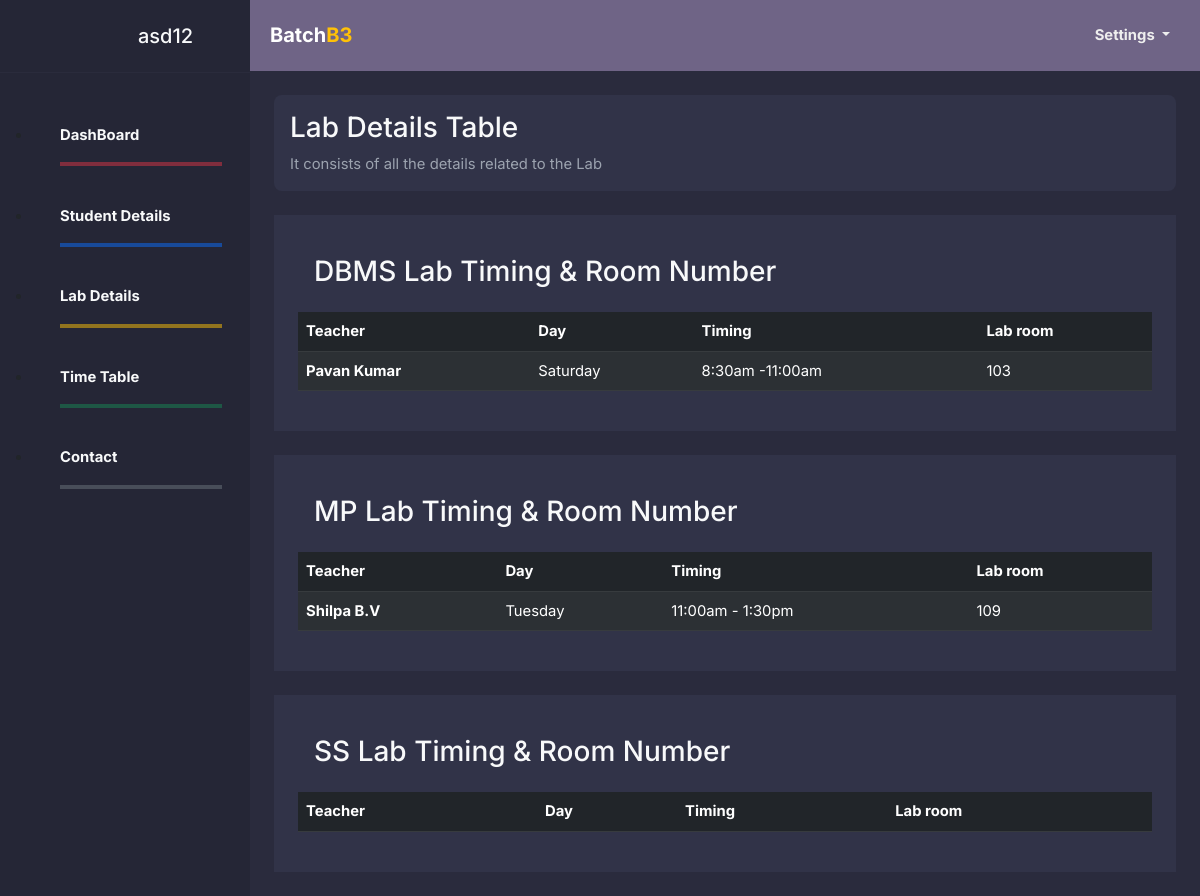
The page /batch/batch3lab.php (signed in) on the database its author committed.
### tables this page shows
CREATE TABLE `lab` (
  `sno` int(11) NOT NULL,
  `batch` int(11) NOT NULL,
  `lab` varchar(30) NOT NULL,
  `teacher` varchar(50) NOT NULL,
  `date` varchar(50) NOT NULL,
  `timing` varchar(30) NOT NULL,
  `labroom` int(11) NOT NULL
);

### batch/batch3lab.php (the view, shortened to what this page needs)
<?php
include "configstud.php";
?>
<!DOCTYPE html>
<html lang="en">
<head>
<link href="https://cdn.jsdelivr.net/npm/bootstrap@5.2.3/dist/css/bootstrap.min.css" rel="stylesheet">
  <link href="https://cdn.jsdelivr.net/npm/boxicons@2.0.5/css/boxicons.min.css" rel="stylesheet" />
  <link rel="stylesheet" href="../admindash/admindash.css" />
</head>
<body>
  <aside class="sidebar position-fixed top-0 left-0 overflow-auto h-100 float-left" id="show-side-navigation1">
  <div class="sidebar-header d-flex justify-content-center align-items-center px-3 py-4">
    <div class="ms-3">
      <h5 class="fs-5 mb-0">
        <a class="text-decoration-none text-light" href="#"><?php echo $_SESSION['username']; ?></a>
      </h5>
    </div>
  </div>
  <div class="search position-relative text-center px-4 py-3 mt-2 bg-">
  </div>
  <ul class="">
    <li class="">
    <a href="batch3.php" class="text-light fw-bold">DashBoard</a>
    <hr class="border border-danger border-2 opacity-50">
    </li>
    <li class="">
    <a href="batch3student.php" class="text-light fw-bold">Student Details</a>
    <hr class="border border-primary border-2 opacity-50">
    </li>
    <li class="">
      <a href="#" class="text-light fw-bold">Lab Details</a>
      <hr class="border border-warning border-2 opacity-50">
    </li>
    <li class="">
      <a href="batch3timetable.php" class="text-light fw-bold">Time Table</a>
      <hr class="border border-success border-2 opacity-50">
    </li>
    <li class="">
      <a href="#" class="text-light fw-bold"> Contact</a>
      <hr class="border border-secondary border-2 opacity-50">
    </li>
  </ul>
</aside>
<section id="wrapper">
  <nav class="navbar navbar-expand-md">
    <div class="container-fluid mx-2">
      <div class="navbar-header">
        <a class="navbar-brand fw-bold" href="#">Batch<span class="main-color fw-bold">B3</span></a>
      </div>
      <div class="collapse navbar-collapse" id="toggle-navbar">
        <ul class="navbar-nav ms-auto">
          <li class="nav-item dropdown fw-bold">
            <a class="nav-link dropdown-toggle" href="#" id="navbarDropdown" role="button" data-bs-toggle="dropdown" aria-expanded="false">
              Settings
            </a>
          </li>
        </ul>
      </div>
    </div>
  </nav>
  <div class="p-4">
    <div class="welcome">
      <div class="content rounded-3 p-3">
        <h1 class="fs-3 text-light">Lab Details Table</h1>
        <p class="mb-0">It consists of all the details related to the Lab </p>
      </div>
    </div>
    <section class="charts mt-4">
      <div class="chart-container p-4">
      <div class="content rounded-3 p-3">
        <h1 class="fs-3 text-light">DBMS Lab Timing & Room Number</h1>
      </div>
      <table class="table table-striped table-dark table-hover">
                <thead>
                    <tr>
                    <th scope="col">Teacher</th>
                    <th scope="col">Day</th>
                    <th scope="col">Timing</th>
                    <th scope="col">Lab room</th>
                    </tr>
                </thead>
                <tbody>
                    <?php
                        $sql = "SELECT *  FROM lab WHERE lab='dbms' AND batch='3'";
                        $result=mysqli_query($mysql_db,$sql);
                        if($result){
                            while($row=mysqli_fetch_assoc($result)){
                                $teacher=$row['teacher'];
                                $date=$row['date'];
                                $timing=$row['timing'];
                                $labroom=$row['labroom'];
                                echo '<tr>
                                <th scope="row">'.$teacher.'</th>
                                <td>'.$date.'</td>
                                <td>'.$timing.'</td>
                                <td>'.$labroom.'</td>
                            </tr>';
                            }
                        }
                    ?>
                </tbody>
            </table>
        </div>
    </section>
    <section class="charts mt-4">
      <div class="chart-container p-4">
      <div class="content rounded-3 p-3">
        <h1 class="fs-3 text-light">MP Lab Timing & Room Number</h1>
      </div>
      <table class="table table-striped table-dark table-hover">
                <thead>
                    <tr>
                    <th scope="col">Teacher</th>
                    <th scope="col">Day</th>
                    <th scope="col">Timing</th>
                    <th scope="col">Lab room</th>
                    </tr>
                </thead>
                <tbody>
                    <?php
                        $sql = "SELECT *  FROM lab WHERE lab='mp' AND batch='3'";
                        $result=mysqli_query($mysql_db,$sql);
                        if($result){
                            while($row=mysqli_fetch_assoc($result)){
                                $teacher=$row['teacher'];
                                $date=$row['date'];
                                $timing=$row['timing'];
                                $labroom=$row['labroom'];
                                echo '<tr>
                                <th scope="row">'.$teacher.'</th>
                                <td>'.$date.'</td>
                                <td>'.$timing.'</td>
                                <td>'.$labroom.'</td>
                            </tr>';
                            }
                        }
                    ?>
                </tbody>
            </table>
        </div>
    </section>
    <section class="charts mt-4">
      <div class="chart-container p-4">
      <div class="content rounded-3 p-3">
        <h1 class="fs-3 text-light">SS Lab Timing & Room Number</h1>
      </div>
      <table class="table table-striped table-dark table-hover">
                <thead>
                    <tr>
                    <th scope="col">Teacher</th>
                    <th scope="col">Day</th>
                    <th scope="col">Timing</th>
                    <th scope="col">Lab room</th>
                    </tr>
                </thead>
            </table>
        </div>
    </section>
  </div>
</section>
</body>
</html>

### admindash/admindash.css (style rules this page uses)
:root { --dk-gray-100: #F3F4F6; --dk-gray-200: #E5E7EB; --dk-gray-300: #D1D5DB; --dk-gray-400: #9CA3AF; --dk-gray-500: #6B7280; --dk-gray-600: #4B5563; --dk-gray-700: #374151; --dk-gray-800: #1F2937; --dk-gray-900: #111827; --dk-dark-bg: #313348; --dk-darker-bg: #2a2b3d; --navbar-bg-color: #6f6486; --sidebar-bg-color: #252636; --sidebar-width: 250px; }
* { margin: 0; padding: 0; box-sizing: border-box; }
body { font-family: 'Inter', sans-serif; background-color: var(--dk-darker-bg); font-size: .925rem; }
#wrapper { margin-left: var(--sidebar-width); transition: all .3s ease-in-out; }
.sidebar { background-color: var(--sidebar-bg-color); width: var(--sidebar-width); transition: all .3s ease-in-out; transform: translateX(0); z-index: 9999999 }
.sidebar .sidebar-header { border-bottom: 1px solid #2a2b3c }
.sidebar .sidebar-header h5 a { color: var(--dk-gray-300) }
.sidebar > ul > li { padding: .7rem 1.75rem; }
.sidebar ul > li > a { color: var(--dk-gray-400); text-decoration: none; }
.welcome { color: var(--dk-gray-300); }
.welcome .content { background-color: var(--dk-dark-bg); }
.welcome p { color: var(--dk-gray-400); }
.charts .chart-container { background-color: var(--dk-dark-bg); }
.main-color { color: #ffc107 }
.navbar { background-color: var(--navbar-bg-color) !important; border: none !important; }
.navbar .navbar-nav>li>a { color: #EEE !important; line-height: 55px !important; padding: 0 10px !important; }
.navbar .navbar-brand { color:#FFF !important }
.navbar .navbar-brand { line-height: 55px !important; padding: 0 !important }
.navbar>.container .navbar-brand, .navbar>.container-fluid .navbar-brand { margin: 0 !important }
.navbar .navbar-nav>li>a { float: left !important; }

### rows shown on the page
lab: teacher "Pavan Kumar", date "Saturday", timing "8:30am -11:00am", labroom "103"
lab: teacher "Shilpa B.V", date "Tuesday", timing "11:00am - 1:30pm", labroom "109"

### other values the page prints
$_SESSION['username'] "asd12"
